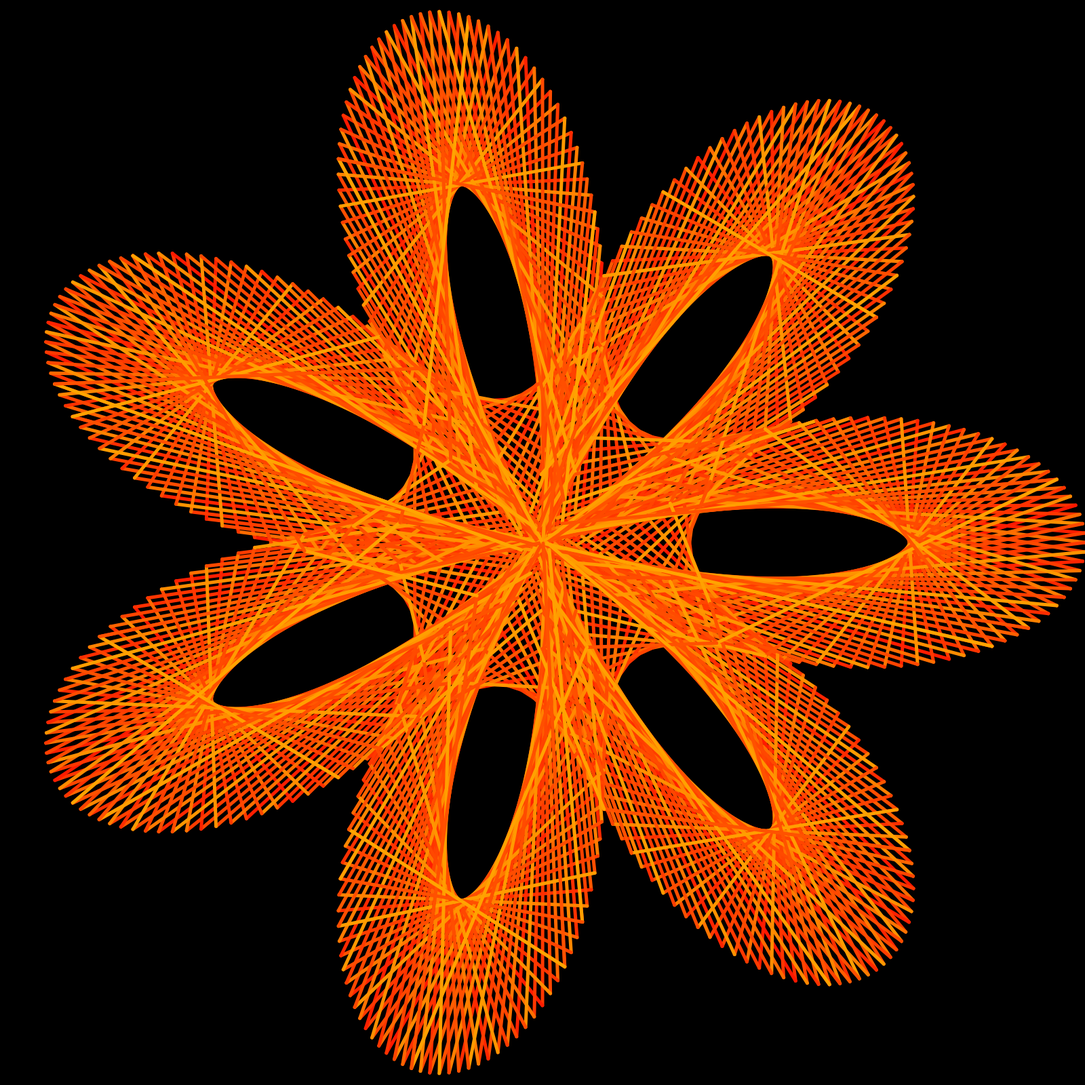
Frame 1 (no input)
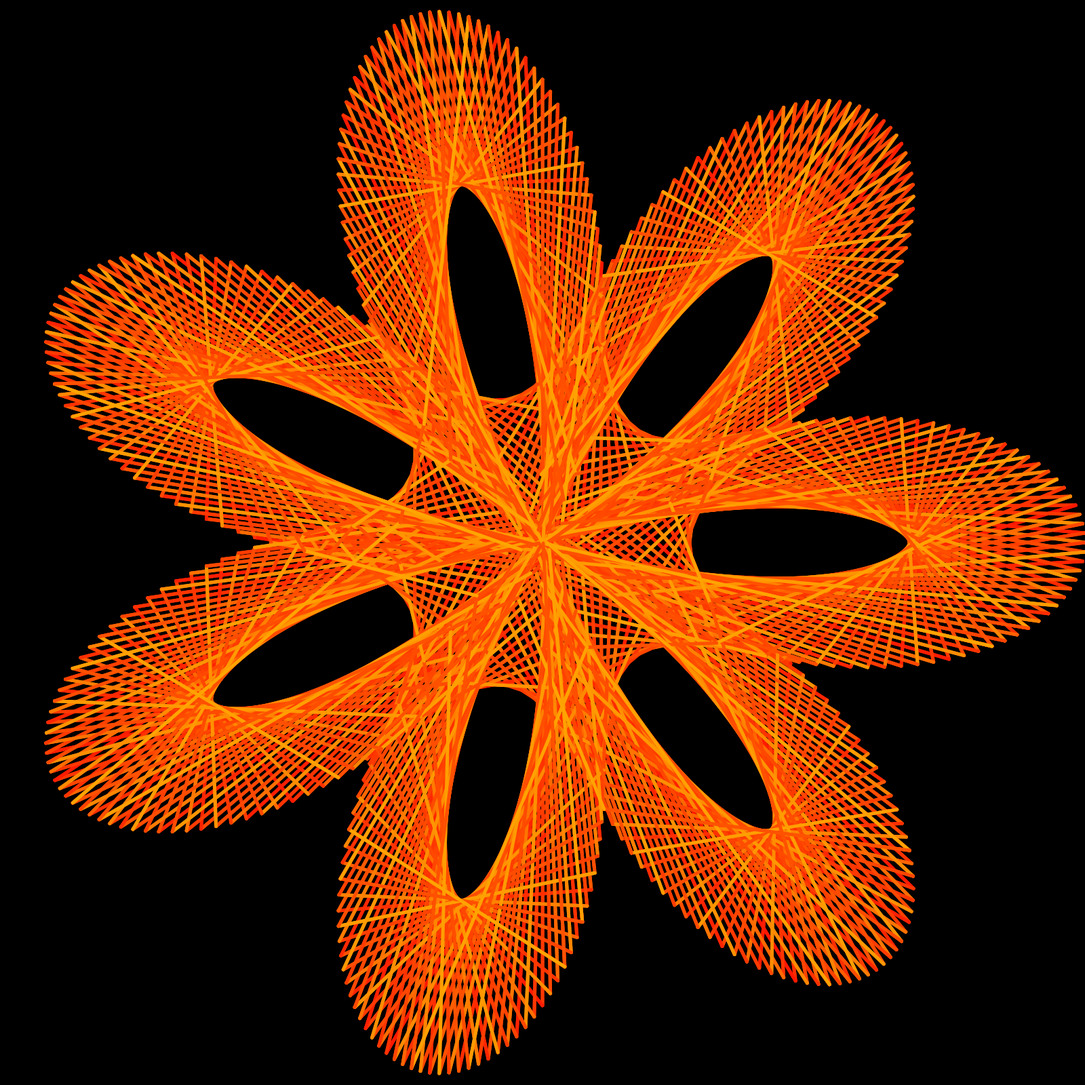
Frame 2 (the mouse pressed at the canvas centre, redrawn once)

The p5.js sketch that drew these frames (run headless with seeded random() and noise() and a simulated clock; the mouse was pressed at the canvas centre and the sketch redrawn once):

// p5.js sketch
// ── sketch.js
let n = 3.5; // Surprisingly leads to 7 points
let d = 37;

//Gradient only works in RGB

function setup() {
  angleMode(DEGREES);
  //colorMode(RGB, 775, 775, 775);
  colorMode(HSB, 775, 775, 775);
  createCanvas(1600,1600);
  background(0);
}

function draw() {
  noFill();
  translate(width/2, height/2);
  
  strokeWeight(5);
  stroke(0,0,255);
  
  for (let i = 0; i < 775; i++) {
    let k = i * d;
    let r = 400 * (1 - cos(n*k));
    let x1 = r * (cos(k));
    let y1 = r * (sin(k));
    k = (i + 1) * d;
    r = 400 * (1 - cos(n*k));
    let x2 = r * (cos(k));
    let y2 = r * (sin(k));
    let c1 = color(3 * sqrt(i/4), 775, 775);
    let c2 = color(3 * sqrt(i), 775, 775);
    //if (i % 2 === 0) {
    //  drawGradientLine(x1, y1, x2, y2, c1, c2);
    //} else {
    //  drawGradientLine(x1, y1, x2, y2, c1, c2);
    //};
    if (i % 2 === 0) {
      stroke(c1)
      line(x1, y1, x2, y2);
    } else {
      stroke(c2)
      line(x1, y1, x2, y2);
    };
  }
    
  noLoop();	
  
}

function drawGradientLine(x1, y1, x2, y2, c1, c2){  
  // from https://editor.p5js.org/dwjohnston/sketches/JWwYv5fuI

	const length = floor(Math.sqrt(
		(x2-x1)*(x2-x1)
		+ (y2-y1)*(y2-y1))); 
	stroke(c1);

	translate(x1, y1); 
	const degree = -1 * atan2(x2-x1, y2-y1); 
	rotate(degree);
	
	
	Array(length).fill(0).forEach((v,i) => {
		stroke(lerpColor(color(c1),color(c2), i/length));
		point(0, i); 
	}); 
	rotate(-1* degree); 
	translate(-1 * x1, -1* y1); 
	
}
